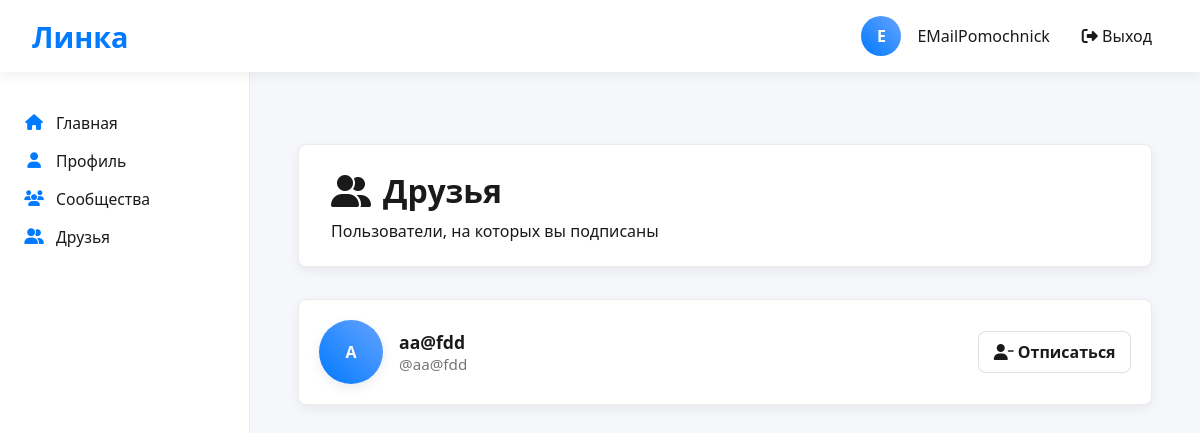
The page /friends (signed in) on the database its author committed.
### app.py (models this page shows, shortened)
class User(db.Model):
    id = db.Column(db.Integer, primary_key=True)
    username = db.Column(db.String(80), unique=True, nullable=False)
    email = db.Column(db.String(120), unique=True, nullable=False)
    password_hash = db.Column(db.String(120), nullable=False)
    first_name = db.Column(db.String(80), nullable=False)
    last_name = db.Column(db.String(80), nullable=False)
    bio = db.Column(db.Text)
    avatar = db.Column(db.String(200))
    status = db.Column(db.String(100))  # Статус профиля
    is_online = db.Column(db.Boolean, default=False)  # Онлайн статус
    last_seen = db.Column(db.DateTime, default=datetime.utcnow)  # Последняя активность
    created_at = db.Column(db.DateTime, server_default=db.func.now())
    comment_count_today = db.Column(db.Integer, default=0)  # Количество комментариев сегодня
    last_comment_time = db.Column(db.DateTime)  # Время последнего комментария
    is_banned = db.Column(db.Boolean, default=False)  # Бан за спам
    like_cooldown = db.Column(db.DateTime)  # Кулдаун для лайков пользователя

### app.py (the view)
@app.route('/friends')
@login_required
def friends():
    followed_subq = db.session.query(Follow.following_id).filter(Follow.follower_id == session['user_id'])
    friends_users = User.query.filter(User.id.in_(followed_subq)).order_by(User.first_name.asc()).all()
    return render_template('friends.html', friends=friends_users)

### app.py (called while the page is built)
def login_required(f):
    @wraps(f)
    def decorated_function(*args, **kwargs):
        if 'user_id' not in session:
            return jsonify({'success': False, 'error': 'Unauthorized'}), 401
        return f(*args, **kwargs)
    return decorated_function

### templates/friends.html (shortened to what this page needs)
{% extends "base.html" %}
{% block content %}
<div class="friends-layout">
    <div class="friends-header">
        <h1><i class="fas fa-user-friends"></i> Друзья</h1>
        <p>Пользователи, на которых вы подписаны</p>
    </div>
    {% if friends %}
    <div class="friends-grid">
        {% for u in friends %}
        <div class="friend-card">
            <a href="{{ url_for('profile', username=u.username) }}" class="friend-main">
                <div class="friend-avatar">
                    {% if u.avatar %}
                        <img src="{{ url_for('static', filename=u.avatar) }}" alt="{{ u.username }}">
                    {% else %}
                        {{ u.username[0].upper() }}
                    {% endif %}
                </div>
                <div class="friend-info">
                    <div class="friend-name">{{ u.first_name }} {{ u.last_name }}</div>
                    <div class="friend-username">@{{ u.username }}</div>
                </div>
            </a>
            <a class="btn-unfollow" href="{{ url_for('follow_user', username=u.username) }}">
                <i class="fas fa-user-minus"></i> Отписаться
            </a>
        </div>
        {% endfor %}
    </div>
    {% endif %}
</div>
{% endblock %}

### templates/base.html (style rules this page uses)
* { margin: 0; padding: 0; box-sizing: border-box; }
body { font-family: 'Segoe UI', Tahoma, Geneva, Verdana, sans-serif; background: #F5F7FA; color: #1A1A1A!important; min-height: 100vh; overflow-x: hidden; }
p, span { color: #1A1A1A !important; }
a { text-decoration: none; }

### templates/friends.html (style rules this page uses)
.friends-layout { max-width:1200px; margin:0 auto; padding:2rem 1rem; }
.friends-header { background:#fff; border:1px solid rgba(0,0,0,0.08); border-radius:8px; padding:1.5rem 2rem; box-shadow:0 4px 12px rgba(0,0,0,0.06); margin-bottom:2rem; }
.friends-header h1 { margin:0 0 .5rem 0; color:#1A1A1A; display:flex; align-items:center; gap:.75rem; }
.friends-header p { margin:0; color:rgba(26,26,26,.7); }
.friends-grid { display:grid; grid-template-columns: repeat(auto-fill, minmax(420px, 1fr)); gap:1.25rem; }
.friend-card { display:grid; grid-template-columns: 1fr auto; align-items:center; gap:1rem; background:#fff; border:1px solid rgba(0,0,0,0.08); border-radius:8px; padding:1.25rem 1.25rem; box-shadow:0 4px 12px rgba(0,0,0,0.06); }
.friend-main { display:flex; align-items:center; gap:1rem; text-decoration:none; color:#1A1A1A; min-width:0; }
.friend-avatar { width:64px; height:64px; border-radius:50%; background:linear-gradient(45deg,#007AFF,#66A3FF); color:#fff; display:flex; align-items:center; justify-content:center; font-weight:700; overflow:hidden; flex-shrink:0; box-shadow:0 4px 12px rgba(0,0,0,0.08); }
.friend-info { min-width:0; }
.friend-name { font-weight:700; font-size:1.1rem; white-space:nowrap; overflow:hidden; text-overflow:ellipsis; }
.friend-username { color:rgba(26,26,26,.6); font-size:.95rem; }
.btn-unfollow { background:#ffffff; color:#1A1A1A; border:1px solid rgba(0,0,0,0.12); border-radius:8px; padding:.55rem .9rem; text-decoration:none; font-weight:600; transition:.2s; white-space:nowrap; justify-self:end; }

### rows shown on the page
User: username "A", first_name "aa@fdd", username "aa@fdd"

### other values the page prints
{{ session.username[0].upper() }} "E"
{{ session.username }} "EMailPomochnick"
